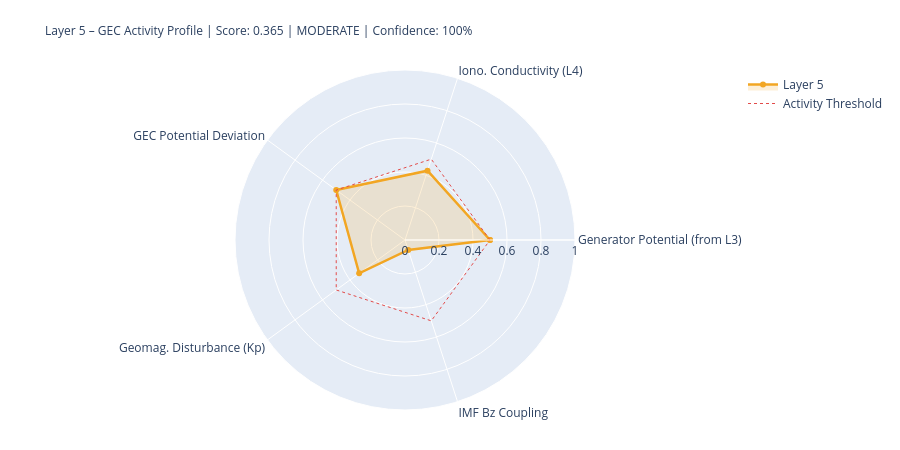

Source (notebook cell):
### Markdown cell above
---
## 5. State Assessment & Handoff to Layer 6

### Code cell
# ============================================================
# LAYER-5-SCORE
# ============================================================

# Components
# 1) Generator activity (Layer-3-driven)
gen_score = norm(generator_strength, 0.3, 2.0)
gen_src   = 'from_layer3' if l3_thunder_score is not None else 'estimated'

# 2) Ionospheric conductivity (Layer-4-driven)
iono_score = norm(iono_cond_factor, 0.7, 1.4)
iono_src   = 'from_layer4' if l4_ioniz is not None else 'estimated'

# 3) GEC potential deviation from reference
pot_score = norm(abs(delta_V_pct), 0, 30)  # 0 = at reference, 1 = 30% deviation
pot_src   = 'derived'

# 4) Geomagnetic disturbance (Kp) – modulates vertical currents
kp_score = norm(kp_val, 0, 9)
kp_src   = 'primary' if kp_now is not None else 'from_layer4'

# 5) IMF Bz coupling (southward = stronger M-I coupling → GEC influence)
bz_score = norm(-(bz_now or 0), -5, 30) if bz_now is not None else None
bz_src   = 'primary' if bz_now is not None else 'missing'

COMPONENTS = {
    'Generator Potential (from L3)':  {'score': gen_score,   'source': 'derived_from_layer3', 'dynamic': True},
    'Iono. Conductivity (L4)':      {'score': iono_score,  'source': iono_src, 'dynamic': True},
    'GEC Potential Deviation':      {'score': pot_score,   'source': pot_src,  'dynamic': True},
    'Geomag. Disturbance (Kp)':         {'score': kp_score,    'source': kp_src,   'dynamic': True},
    'IMF Bz Coupling':               {'score': bz_score,    'source': bz_src,   'dynamic': True},
}

available   = {k: v['score'] for k, v in COMPONENTS.items() if v['score'] is not None}
unavailable = [k for k, v in COMPONENTS.items() if v['score'] is None]
layer5_score = round(sum(available.values()) / len(available), 4) if available else None
confidence   = round(len(available) / len(COMPONENTS), 2)
level = ('unknown' if layer5_score is None
         else 'quiet'   if layer5_score < 0.3
         else 'moderate' if layer5_score < 0.6
         else 'active')
dominant_l5 = max(available, key=available.get) if available else 'none'

# Kp consistency: separate 1-min raw value from score value
kp_1m_raw   = kp_now          # directly from API (can be 0.0 during live measurement)
kp_for_score = kp_val          # from Layer-0 context or estimated value if needed
kp_score_src = kp_src

W = 68
print('=' * W)
print('LAYER 5 – GLOBAL ELECTRIC CIRCUIT – STATE ASSESSMENT')
print('=' * W)
for name, comp in COMPONENTS.items():
    s = comp['score']
    if s is not None:
        bar = '█' * int(s*20) + '░' * (20-int(s*20))
        print(f'  {name:<34} {bar}  {s:.3f}  [{comp["source"]}]')
    else:
        print(f'  {name:<34} {"─"*20}  n/a   [missing]')
print('-' * W)
print(f'  Score:         {layer5_score:.3f}  ({len(available)}/{len(COMPONENTS)} components)')
print(f'  Confidence:    {confidence:.0%}')
print(f'  Level:         {level.upper()}')
print(f'  Dominant:      {dominant_l5}')
print(f'  V_iono:        {V_iono_mod:.1f} kV  (Δ {delta_V_pct:+.1f}% vs. Ref)')
print(f'  I_total:       {I_total_mod:.1f} A   (Δ {delta_I_pct:+.1f}% vs. Ref)')
print('=' * W)

# Radar
cats   = list(available.keys())
vals_r = list(available.values())
if len(cats) >= 3:
    fig = go.Figure()
    fig.add_trace(go.Scatterpolar(
        r=vals_r + [vals_r[0]], theta=cats + [cats[0]],
        fill='toself', fillcolor='rgba(242,166,35,0.18)',
        line=dict(color='#F2A623', width=2.5), name='Layer 5'
    ))
    fig.add_trace(go.Scatterpolar(
        r=[0.5]*(len(cats)+1), theta=cats+[cats[0]],
        line=dict(color='#E24B4A', dash='dot', width=1),
        mode='lines', name='Activity Threshold'
    ))
    fig.update_layout(
        title=dict(
            text=f'Layer 5 – GEC Activity Profile | Score: {layer5_score:.3f} | {level.upper()} | Confidence: {confidence:.0%}',
            font=dict(size=12)
        ),
        polar=dict(radialaxis=dict(visible=True, range=[0,1])),
        height=450, showlegend=True,
        margin=dict(l=80, r=80, t=70, b=40)
    )
    fig.show()

### Figure 1 — Plotly figure (JSON) as saved in the notebook; plotly's stock layout.template omitted (floating-point values rounded to 4 significant figures)
{"data": [{"fill": "toself", "fillcolor": "rgba(242,166,35,0.18)", "line": {"color": "#F2A623", "width": 2.5}, "name": "Layer 5", "r": [0.5, 0.4287, 0.5, 0.3333, 0.0617, 0.5], "theta": ["Generator Potential (from L3)", "Iono. Conductivity (L4)", "GEC Potential Deviation", "Geomag. Disturbance (Kp)", "IMF Bz Coupling", "Generator Potential (from L3)"], "type": "scatterpolar"}, {"line": {"color": "#E24B4A", "dash": "dot", "width": 1}, "mode": "lines", "name": "Activity Threshold", "r": [0.5, 0.5, 0.5, 0.5, 0.5, 0.5], "theta": ["Generator Potential (from L3)", "Iono. Conductivity (L4)", "GEC Potential Deviation", "Geomag. Disturbance (Kp)", "IMF Bz Coupling", "Generator Potential (from L3)"], "type": "scatterpolar"}], "layout": {"height": 450, "margin": {"b": 40, "l": 80, "r": 80, "t": 70}, "polar": {"radialaxis": {"range": [0, 1], "visible": true}}, "showlegend": true, "title": {"font": {"size": 12}, "text": "Layer 5 – GEC Activity Profile | Score: 0.365 | MODERATE | Confidence: 100%"}}}
